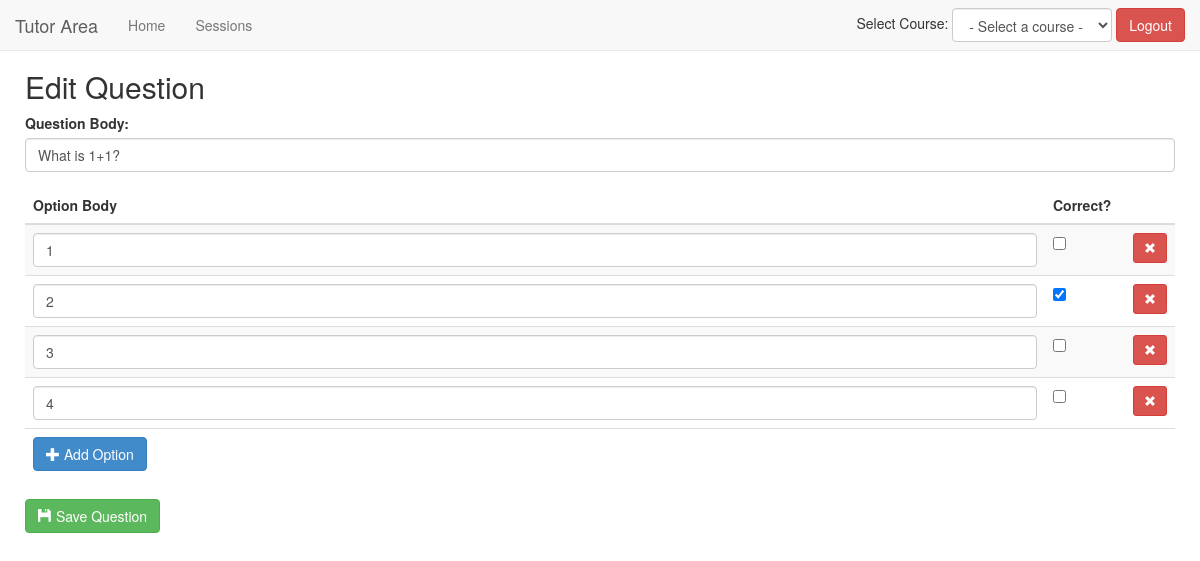
Screenshot of /tutor/sessions/1/questions/edit/1/ (signed in) with the database file from the repository.
### main/models.py (models this page shows, shortened)
class Question(models.Model):
    session = models.ForeignKey(Session)
    question_body = models.TextField()

class Question_option(models.Model):
    question = models.ForeignKey(Question)
    body = models.TextField()
    correct = models.BooleanField(default=False)

### main/decorators.py (the view)
    def _wrapped_view_func(request, *args, **kwargs):
        if 'course_id' in request.session:
            return view_func(request, *args, **kwargs)
        else:
            return HttpResponseRedirect('/tutor/')

### tutor/context_processors.py (called while the page is built)
def course_assignments_processor(request):
    if request.user:
        course_assignments = Tutor_assignment.objects.filter(user=request.user.id) # Get all course assignments
    else:
        course_assignments = []
    return {'course_assignments': course_assignments}

### tutor/templates/question_form.html (shortened to what this page needs)
{% extends "tutor_base.html" %}
{% block content %}
    {% if type == 'edit' %}
        <h2>Edit Question</h2>
    {% elif type == 'new' %}
        <h2>Add Question</h2>
    {% else %}
        <h2>You forgot to set a "type" in the view ya dafty</h2>
    {% endif %}
    <form class="form" role="form" method="POST">{% csrf_token %}
        <div class="form-group">
            <label for="question">Question Body:</label>
            <input type="text" class="form-control" name="question" id="question" value="{{ question.question_body }}" />
        </div>
        <table class="table table-striped" id="option-table">
            <thead>
                <tr>
                    <th>Option Body</th>
                    <th style="width: 80px">Correct?</th>
                    <th style="width: 50px"></th>
                </tr>
            </thead>
            <tbody>
                {% for option in question_options %}
                    <tr>
                        <td><input type="text" class="form-control" name="option-body[{{ forloop.counter0 }}]" value="{{ option.body }}"></td>
                        <td><input type="checkbox" name="option-correct[{{ forloop.counter0 }}]" {% if option.correct %}checked{% endif %}></td>
                        <td><button type="button" class="remove-option btn btn-danger btn-sm {{ forloop.counter0 }}"><span class="glyphicon glyphicon-remove"></span></button></td>
                    </tr>
                {% endfor %}
                <tr><td><button type="button" class="btn btn-primary" id="add-question-option"><span class="glyphicon glyphicon-plus"></span> Add Option</button></td><td></td><td></td></tr>
            </tbody>
        </table>
        {% if type == 'edit' %}
            <button type="submit" class="btn btn-success"><span class="glyphicon glyphicon-floppy-disk"></span> Save Question</button>
        {% elif type == 'new' %}
            <button type="submit" class="btn btn-success"><span class="glyphicon glyphicon-plus"></span> Add Question</button>
        {% endif %}
    </form>
{% endblock %}

### rows the page displays
Question: question "What is 1+1?"
Question_option: body "1"
Question_option: body "2", correct "☑"
Question_option: body "3"
Question_option: body "4"
